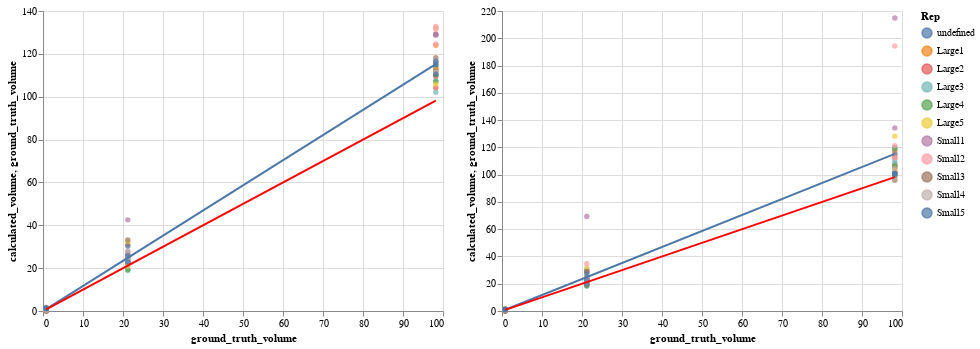

The cell this chart's notebook holds for it:
### Code cell
GE2_volume = chart_plot_vol(GE2_vol)
GE3_volume = chart_plot_vol(GE3_vol)
GE2_volume | GE3_volume

### Figure 1 — Vega-Lite specification as saved in the notebook (floating-point values rounded to 4 significant figures)
{"config": {"view": {"continuousWidth": 400, "continuousHeight": 300}}, "hconcat": [{"layer": [{"data": {"name": "data-12282d1a56c35bb5005bd4f60eb99199"}, "mark": "circle", "encoding": {"color": {"type": "nominal", "field": "Rep"}, "x": {"type": "quantitative", "field": "ground_truth_volume"}, "y": {"type": "quantitative", "field": "calculated_volume"}}}, {"data": {"name": "data-53394a6a581bc7d3ef85fd810b13f48f"}, "mark": "line", "encoding": {"color": {"type": "nominal", "field": "Rep"}, "x": {"type": "quantitative", "field": "ground_truth_volume"}, "y": {"type": "quantitative", "field": "calculated_volume"}}, "transform": [{"on": "ground_truth_volume", "regression": "calculated_volume", "method": "linear"}]}, {"data": {"name": "data-53394a6a581bc7d3ef85fd810b13f48f"}, "mark": {"type": "line", "color": "red"}, "encoding": {"x": {"type": "quantitative", "field": "ground_truth_volume"}, "y": {"type": "quantitative", "field": "ground_truth_volume"}}}]}, {"layer": [{"data": {"name": "data-53394a6a581bc7d3ef85fd810b13f48f"}, "mark": "circle", "encoding": {"color": {"type": "nominal", "field": "Rep"}, "x": {"type": "quantitative", "field": "ground_truth_volume"}, "y": {"type": "quantitative", "field": "calculated_volume"}}}, {"data": {"name": "data-53394a6a581bc7d3ef85fd810b13f48f"}, "mark": "line", "encoding": {"color": {"type": "nominal", "field": "Rep"}, "x": {"type": "quantitative", "field": "ground_truth_volume"}, "y": {"type": "quantitative", "field": "calculated_volume"}}, "transform": [{"on": "ground_truth_volume", "regression": "calculated_volume", "method": "linear"}]}, {"data": {"name": "data-53394a6a581bc7d3ef85fd810b13f48f"}, "mark": {"type": "line", "color": "red"}, "encoding": {"x": {"type": "quantitative", "field": "ground_truth_volume"}, "y": {"type": "quantitative", "field": "ground_truth_volume"}}}]}], "$schema": "https://vega.github.io/schema/vega-lite/v4.8.1.json", "datasets": {"data-12282d1a56c35bb5005bd4f60eb99199": [{"Rep": "Large1", "ground_truth_volume": 98.2, "calculated_volume": 124.1}, {"Rep": "Large1", "ground_truth_volume": 98.2, "calculated_volume": 113.0}, {"Rep": "Large1", "ground_truth_volume": 98.2, "calculated_volume": 110.4}, {"Rep": "Large2", "ground_truth_volume": 98.2, "calculated_volume": 113.6}, {"Rep": "Large2", "ground_truth_volume": 98.2, "calculated_volume": 104.2}, {"Rep": "Large2", "ground_truth_volume": 98.2, "calculated_volume": 109.4}, {"Rep": "Large3", "ground_truth_volume": 98.2, "calculated_volume": 102.1}, {"Rep": "Large3", "ground_truth_volume": 98.2, "calculated_volume": 107.5}, {"Rep": "Large3", "ground_truth_volume": 98.2, "calculated_volume": 111.3}, {"Rep": "Large4", "ground_truth_volume": 98.2, "calculated_volume": 107.0}, {"Rep": "Large4", "ground_truth_volume": 98.2, "calculated_volume": 114.8}, {"Rep": "Large4", "ground_truth_volume": 98.2, "calculated_volume": 110.3}, {"Rep": "Large5", "ground_truth_volume": 98.2, "calculated_volume": 132.1}, {"Rep": "Large5", "ground_truth_volume": 98.2, "calculated_volume": 105.8}, {"Rep": "Large5", "ground_truth_volume": 98.2, "calculated_volume": 112.6}, {"Rep": "Small1", "ground_truth_volume": 98.2, "calculated_volume": 128.7}, {"Rep": "Small1", "ground_truth_volume": 98.2, "calculated_volume": 129.1}, {"Rep": "Small1", "ground_truth_volume": 98.2, "calculated_volume": 129.1}, {"Rep": "Small2", "ground_truth_volume": 98.2, "calculated_volume": 131.5}, {"Rep": "Small2", "ground_truth_volume": 98.2, "calculated_volume": 124.6}, {"Rep": "Small2", "ground_truth_volume": 98.2, "calculated_volume": 132.8}, {"Rep": "Small3", "ground_truth_volume": 98.2, "calculated_volume": 116.0}, {"Rep": "Small3", "ground_truth_volume": 98.2, "calculated_volume": 112.0}, {"Rep": "Small3", "ground_truth_volume": 98.2, "calculated_volume": 118.1}, {"Rep": "Small4", "ground_truth_volume": 98.2, "calculated_volume": 116.5}, {"Rep": "Small4", "ground_truth_volume": 98.2, "calculated_volume": 111.6}, {"Rep": "Small4", "ground_truth_volume": 98.2, "calculated_volume": 116.4}, {"Rep": "Small5", "ground_truth_volume": 98.2, "calculated_volume": 110.5}, {"Rep": "Small5", "ground_truth_volume": 98.2, "calculated_volume": 114.9}, {"Rep": "Small5", "ground_truth_volume": 98.2, "calculated_volume": 116.6}, {"Rep": "Large1", "ground_truth_volume": 21.2, "calculated_volume": 30.88}, {"Rep": "Large1", "ground_truth_volume": 21.2, "calculated_volume": 22.79}, {"Rep": "Large1", "ground_truth_volume": 21.2, "calculated_volume": 22.5}, {"Rep": "Large2", "ground_truth_volume": 21.2, "calculated_volume": 25.26}, {"Rep": "Large2", "ground_truth_volume": 21.2, "calculated_volume": 21.52}, {"Rep": "Large2", "ground_truth_volume": 21.2, "calculated_volume": 22.74}, {"Rep": "Large3", "ground_truth_volume": 21.2, "calculated_volume": 26.04}, {"Rep": "Large3", "ground_truth_volume": 21.2, "calculated_volume": 22.18}, {"Rep": "Large3", "ground_truth_volume": 21.2, "calculated_volume": 18.92}, {"Rep": "Large4", "ground_truth_volume": 21.2, "calculated_volume": 22.25}, {"Rep": "Large4", "ground_truth_volume": 21.2, "calculated_volume": 24.39}, {"Rep": "Large4", "ground_truth_volume": 21.2, "calculated_volume": 19.34}, {"Rep": "Large5", "ground_truth_volume": 21.2, "calculated_volume": 32.26}, {"Rep": "Large5", "ground_truth_volume": 21.2, "calculated_volume": 20.98}, {"Rep": "Large5", "ground_truth_volume": 21.2, "calculated_volume": 22.47}, {"Rep": "Small1", "ground_truth_volume": 21.2, "calculated_volume": 42.53}, {"Rep": "Small1", "ground_truth_volume": 21.2, "calculated_volume": 27.59}, {"Rep": "Small1", "ground_truth_volume": 21.2, "calculated_volume": 26.37}, {"Rep": "Small2", "ground_truth_volume": 21.2, "calculated_volume": 22.64}, {"Rep": "Small2", "ground_truth_volume": 21.2, "calculated_volume": 24.67}, {"Rep": "Small2", "ground_truth_volume": 21.2, "calculated_volume": 24.75}, {"Rep": "Small3", "ground_truth_volume": 21.2, "calculated_volume": 33.11}, {"Rep": "Small3", "ground_truth_volume": 21.2, "calculated_volume": 23.05}, {"Rep": "Small3", "ground_truth_volume": 21.2, "calculated_volume": 22.73}, {"Rep": "Small4", "ground_truth_volume": 21.2, "calculated_volume": 22.8}, {"Rep": "Small4", "ground_truth_volume": 21.2, "calculated_volume": 27.99}, {"Rep": "Small4", "ground_truth_volume": 21.2, "calculated_volume": 23.73}, {"Rep": "Small5", "ground_truth_volume": 21.2, "calculated_volume": 30.38}, {"Rep": "Small5", "ground_truth_volume": 21.2, "calculated_volume": 25.62}, {"Rep": "Small5", "ground_truth_volume": 21.2, "calculated_volume": 22.87}, {"Rep": "Large1", "ground_truth_volume": 0.8, "calculated_volume": 0.1219}, {"Rep": "Large1", "ground_truth_volume": 0.8, "calculated_volume": 0.4984}, {"Rep": "Large1", "ground_truth_volume": 0.8, "calculated_volume": 0.1898}, {"Rep": "Large2", "ground_truth_volume": 0.8, "calculated_volume": 0.0}, {"Rep": "Large2", "ground_truth_volume": 0.8, "calculated_volume": 1.285}, {"Rep": "Large2", "ground_truth_volume": 0.8, "calculated_volume": 1.027}, {"Rep": "Large3", "ground_truth_volume": 0.8, "calculated_volume": 0.8542}, {"Rep": "Large3", "ground_truth_volume": 0.8, "calculated_volume": 1.017}, {"Rep": "Large3", "ground_truth_volume": 0.8, "calculated_volume": 0.7677}, {"Rep": "Large4", "ground_truth_volume": 0.8, "calculated_volume": 0.449}, {"Rep": "Large4", "ground_truth_volume": 0.8, "calculated_volume": 0.4258}, {"Rep": "Large4", "ground_truth_volume": 0.8, "calculated_volume": 1.569}, {"Rep": "Large5", "ground_truth_volume": 0.8, "calculated_volume": 0.4609}, {"Rep": "Large5", "ground_truth_volume": 0.8, "calculated_volume": 0.3708}, {"Rep": "Large5", "ground_truth_volume": 0.8, "calculated_volume": 0.1793}, {"Rep": "Small1", "ground_truth_volume": 0.8, "calculated_volume": 0.0}, {"Rep": "Small1", "ground_truth_volume": 0.8, "calculated_volume": 0.8835}, {"Rep": "Small1", "ground_truth_volume": 0.8, "calculated_volume": 1.686}, {"Rep": "Small2", "ground_truth_volume": 0.8, "calculated_volume": 0.4523}, {"Rep": "Small2", "ground_truth_volume": 0.8, "calculated_volume": 0.4942}, {"Rep": "Small2", "ground_truth_volume": 0.8, "calculated_volume": 0.5438}, {"Rep": "Small3", "ground_truth_volume": 0.8, "calculated_volume": 0.2158}, {"Rep": "Small3", "ground_truth_volume": 0.8, "calculated_volume": 0.0}, {"Rep": "Small3", "ground_truth_volume": 0.8, "calculated_volume": 1.295}, {"Rep": "Small4", "ground_truth_volume": 0.8, "calculated_volume": 0.3625}, {"Rep": "Small4", "ground_truth_volume": 0.8, "calculated_volume": 0.6731}, {"Rep": "Small4", "ground_truth_volume": 0.8, "calculated_volume": 0.8529}, {"Rep": "Small5", "ground_truth_volume": 0.8, "calculated_volume": 1.228}, {"Rep": "Small5", "ground_truth_volume": 0.8, "calculated_volume": 1.091}, {"Rep": "Small5", "ground_truth_volume": 0.8, "calculated_volume": 1.137}], "data-53394a6a581bc7d3ef85fd810b13f48f": [{"Rep": "Large1", "ground_truth_volume": 98.2, "calculated_volume": 117.5}, {"Rep": "Large1", "ground_truth_volume": 98.2, "calculated_volume": 107.1}, {"Rep": "Large1", "ground_truth_volume": 98.2, "calculated_volume": 104.6}, {"Rep": "Large2", "ground_truth_volume": 98.2, "calculated_volume": 112.6}, {"Rep": "Large2", "ground_truth_volume": 98.2, "calculated_volume": 102.1}, {"Rep": "Large2", "ground_truth_volume": 98.2, "calculated_volume": 106.8}, {"Rep": "Large3", "ground_truth_volume": 98.2, "calculated_volume": 120.1}, {"Rep": "Large3", "ground_truth_volume": 98.2, "calculated_volume": 110.2}, {"Rep": "Large3", "ground_truth_volume": 98.2, "calculated_volume": 108.2}, {"Rep": "Large4", "ground_truth_volume": 98.2, "calculated_volume": 118.8}, {"Rep": "Large4", "ground_truth_volume": 98.2, "calculated_volume": 114.9}, {"Rep": "Large4", "ground_truth_volume": 98.2, "calculated_volume": 106.0}, {"Rep": "Large5", "ground_truth_volume": 98.2, "calculated_volume": 128.2}, {"Rep": "Large5", "ground_truth_volume": 98.2, "calculated_volume": 98.67}, {"Rep": "Large5", "ground_truth_volume": 98.2, "calculated_volume": 103.3}, {"Rep": "Small1", "ground_truth_volume": 98.2, "calculated_volume": 214.9}, {"Rep": "Small1", "ground_truth_volume": 98.2, "calculated_volume": 134.3}, {"Rep": "Small1", "ground_truth_volume": 98.2, "calculated_volume": 115.4}, {"Rep": "Small2", "ground_truth_volume": 98.2, "calculated_volume": 194.3}, {"Rep": "Small2", "ground_truth_volume": 98.2, "calculated_volume": 121.1}, {"Rep": "Small2", "ground_truth_volume": 98.2, "calculated_volume": 112.3}, {"Rep": "Small3", "ground_truth_volume": 98.2, "calculated_volume": 101.1}, {"Rep": "Small3", "ground_truth_volume": 98.2, "calculated_volume": 95.89}, {"Rep": "Small3", "ground_truth_volume": 98.2, "calculated_volume": 100.4}, {"Rep": "Small4", "ground_truth_volume": 98.2, "calculated_volume": 104.5}, {"Rep": "Small4", "ground_truth_volume": 98.2, "calculated_volume": 97.94}, {"Rep": "Small4", "ground_truth_volume": 98.2, "calculated_volume": 101.1}, {"Rep": "Small5", "ground_truth_volume": 98.2, "calculated_volume": 99.48}, {"Rep": "Small5", "ground_truth_volume": 98.2, "calculated_volume": 100.8}, {"Rep": "Small5", "ground_truth_volume": 98.2, "calculated_volume": 100.8}, {"Rep": "Large1", "ground_truth_volume": 21.2, "calculated_volume": 29.24}, {"Rep": "Large1", "ground_truth_volume": 21.2, "calculated_volume": 21.6}, {"Rep": "Large1", "ground_truth_volume": 21.2, "calculated_volume": 21.33}, {"Rep": "Large2", "ground_truth_volume": 21.2, "calculated_volume": 25.03}, {"Rep": "Large2", "ground_truth_volume": 21.2, "calculated_volume": 21.09}, {"Rep": "Large2", "ground_truth_volume": 21.2, "calculated_volume": 22.19}, {"Rep": "Large3", "ground_truth_volume": 21.2, "calculated_volume": 30.48}, {"Rep": "Large3", "ground_truth_volume": 21.2, "calculated_volume": 22.73}, {"Rep": "Large3", "ground_truth_volume": 21.2, "calculated_volume": 18.4}, {"Rep": "Large4", "ground_truth_volume": 21.2, "calculated_volume": 24.65}, {"Rep": "Large4", "ground_truth_volume": 21.2, "calculated_volume": 24.42}, {"Rep": "Large4", "ground_truth_volume": 21.2, "calculated_volume": 18.59}, {"Rep": "Large5", "ground_truth_volume": 21.2, "calculated_volume": 31.32}, {"Rep": "Large5", "ground_truth_volume": 21.2, "calculated_volume": 19.56}, {"Rep": "Large5", "ground_truth_volume": 21.2, "calculated_volume": 20.6}, {"Rep": "Small1", "ground_truth_volume": 21.2, "calculated_volume": 69.38}, {"Rep": "Small1", "ground_truth_volume": 21.2, "calculated_volume": 28.72}, {"Rep": "Small1", "ground_truth_volume": 21.2, "calculated_volume": 23.55}, {"Rep": "Small2", "ground_truth_volume": 21.2, "calculated_volume": 34.71}, {"Rep": "Small2", "ground_truth_volume": 21.2, "calculated_volume": 23.97}, {"Rep": "Small2", "ground_truth_volume": 21.2, "calculated_volume": 20.91}, {"Rep": "Small3", "ground_truth_volume": 21.2, "calculated_volume": 28.9}, {"Rep": "Small3", "ground_truth_volume": 21.2, "calculated_volume": 19.75}, {"Rep": "Small3", "ground_truth_volume": 21.2, "calculated_volume": 19.31}, {"Rep": "Small4", "ground_truth_volume": 21.2, "calculated_volume": 20.43}, {"Rep": "Small4", "ground_truth_volume": 21.2, "calculated_volume": 24.58}, {"Rep": "Small4", "ground_truth_volume": 21.2, "calculated_volume": 20.63}, {"Rep": "Small5", "ground_truth_volume": 21.2, "calculated_volume": 27.35}, {"Rep": "Small5", "ground_truth_volume": 21.2, "calculated_volume": 22.43}, {"Rep": "Small5", "ground_truth_volume": 21.2, "calculated_volume": 19.76}, {"Rep": "Large1", "ground_truth_volume": 0.8, "calculated_volume": 0.1155}, {"Rep": "Large1", "ground_truth_volume": 0.8, "calculated_volume": 0.4727}, {"Rep": "Large1", "ground_truth_volume": 0.8, "calculated_volume": 0.1799}, {"Rep": "Large2", "ground_truth_volume": 0.8, "calculated_volume": 0.0}, {"Rep": "Large2", "ground_truth_volume": 0.8, "calculated_volume": 1.254}, {"Rep": "Large2", "ground_truth_volume": 0.8, "calculated_volume": 1.002}, {"Rep": "Large3", "ground_truth_volume": 0.8, "calculated_volume": 0.8308}, {"Rep": "Large3", "ground_truth_volume": 0.8, "calculated_volume": 0.989}, {"Rep": "Large3", "ground_truth_volume": 0.8, "calculated_volume": 0.7467}, {"Rep": "Large4", "ground_truth_volume": 0.8, "calculated_volume": 0.4315}, {"Rep": "Large4", "ground_truth_volume": 0.8, "calculated_volume": 0.4093}, {"Rep": "Large4", "ground_truth_volume": 0.8, "calculated_volume": 1.509}, {"Rep": "Large5", "ground_truth_volume": 0.8, "calculated_volume": 0.423}, {"Rep": "Large5", "ground_truth_volume": 0.8, "calculated_volume": 0.3403}, {"Rep": "Large5", "ground_truth_volume": 0.8, "calculated_volume": 0.1644}, {"Rep": "Small1", "ground_truth_volume": 0.8, "calculated_volume": 0.0}, {"Rep": "Small1", "ground_truth_volume": 0.8, "calculated_volume": 0.789}, {"Rep": "Small1", "ground_truth_volume": 0.8, "calculated_volume": 1.507}, {"Rep": "Small2", "ground_truth_volume": 0.8, "calculated_volume": 0.3822}, {"Rep": "Small2", "ground_truth_volume": 0.8, "calculated_volume": 0.4179}, {"Rep": "Small2", "ground_truth_volume": 0.8, "calculated_volume": 0.4595}, {"Rep": "Small3", "ground_truth_volume": 0.8, "calculated_volume": 0.1833}, {"Rep": "Small3", "ground_truth_volume": 0.8, "calculated_volume": 0.0}, {"Rep": "Small3", "ground_truth_volume": 0.8, "calculated_volume": 1.1}, {"Rep": "Small4", "ground_truth_volume": 0.8, "calculated_volume": 0.315}, {"Rep": "Small4", "ground_truth_volume": 0.8, "calculated_volume": 0.5854}, {"Rep": "Small4", "ground_truth_volume": 0.8, "calculated_volume": 0.7418}, {"Rep": "Small5", "ground_truth_volume": 0.8, "calculated_volume": 1.063}, {"Rep": "Small5", "ground_truth_volume": 0.8, "calculated_volume": 0.9443}, {"Rep": "Small5", "ground_truth_volume": 0.8, "calculated_volume": 0.9831}]}}
